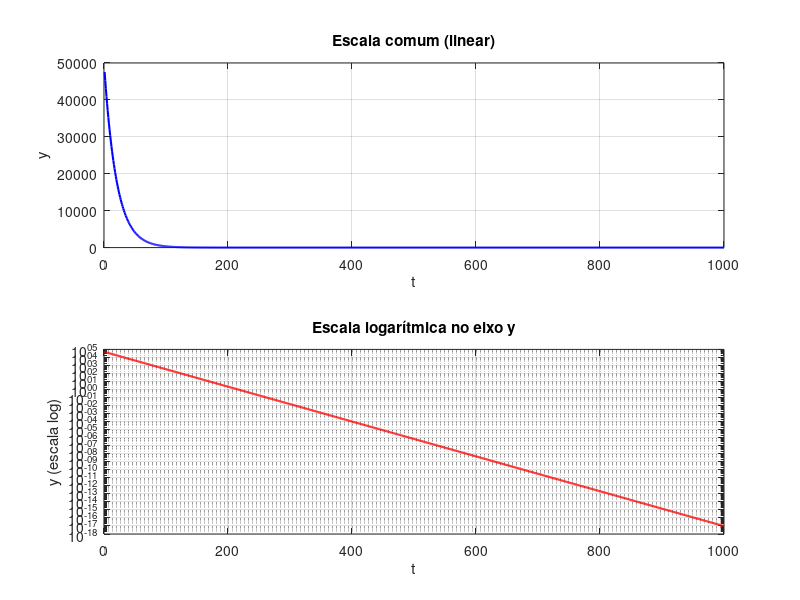

Write the MATLAB code that produced this figure.
% 4. Comparação de escalas

% Vetor de t com valores positivos até 1000
t = 1:1000;

% Função y = 50000 * e^(-0.05*t)
y = 50000 * exp(-0.05 * t);

% Dois gráficos na mesma janela
figure;

subplot(2,1,1); % escala comum nos dois eixos
plot(t, y, 'b-', 'LineWidth', 1.5);
xlabel('t');
ylabel('y');
title('Escala comum (linear)');
grid on;

subplot(2,1,2); % escala logarítmica apenas no eixo vertical
semilogy(t, y, 'r-', 'LineWidth', 1.5);
xlabel('t');
ylabel('y (escala log)');
title('Escala logarítmica no eixo y');
grid on;
